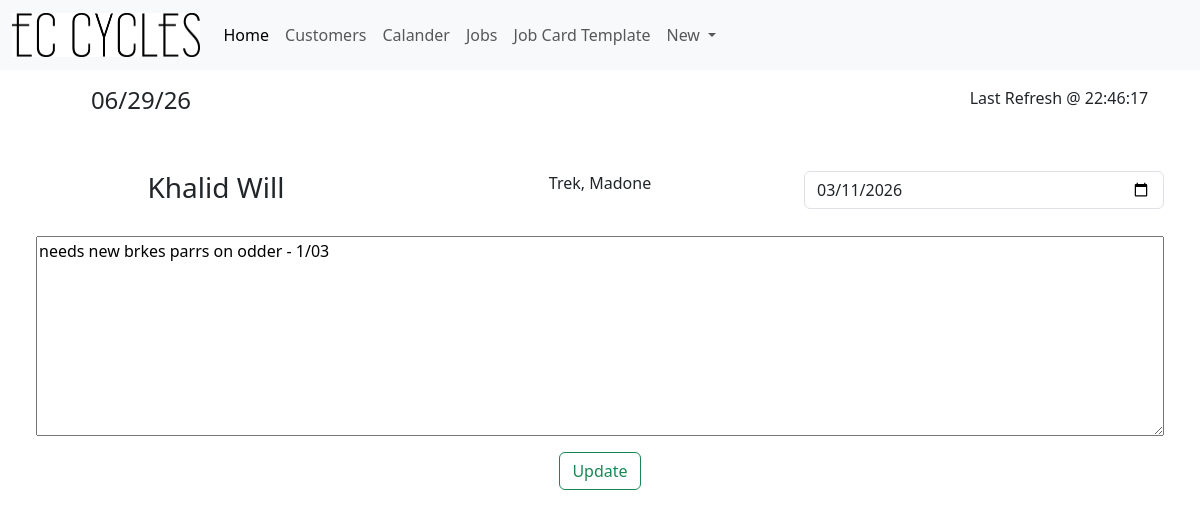
/ViewJobCard/10, run on the app's committed database.
### tables this page shows
CREATE TABLE "Jobs" (
	"JobID"	INTEGER NOT NULL UNIQUE,
	"Cust_ID"	INTEGER NOT NULL,
	"BikeBrand"	TEXT,
	"BikeModel"	TEXT,
	"JobDetails"	TEXT,
	"DueDate"	DATE ,
	PRIMARY KEY("JobID" AUTOINCREMENT)
);

CREATE TABLE "Customers" (
	"Cust_ID"	INTEGER NOT NULL UNIQUE,
	"CustFName"	TEXT NOT NULL,
	"CustLName"	TEXT,
	"CustAddress"	TEXT,
	"CustPNumber"	INTEGER,
	"CustEmail"	INTEGER,
	"CustDetails"	TEXT,
	PRIMARY KEY("Cust_ID" AUTOINCREMENT)
);

### app.py (the view, shortened to what this page needs)
@app.route('/ViewJobCard/<int:id>', methods=['GET', 'POST'] )
def ViewJobCard(id):
   time = time_gen()
   conn = get_db_conn()
   sql = "SELECT jobs.* ,Customers.CustFName,Customers.CustLName FROM Jobs INNER JOIN Customers ON Customers.Cust_ID = Jobs.Cust_ID WHERE JobID=?;"
   JobInfo = conn.execute(sql,(id,)).fetchall()
   return render_template('viewjobcard.html', jobInfo=JobInfo, time=time)

### app.py (called while the page is built)
def time_gen():
    time_dict = {"":""}
    day_info = datetime.datetime.now()
    date = day_info.strftime("%x")
    time = day_info.strftime("%X")
    time_dict["Date"] = date
    time_dict["Time"] = time
    return time_dict

def get_db_conn():
    conn = sqlite3.connect('JobCards.db')
    conn.row_factory = sqlite3.Row
    return conn

### Templates/viewjobcard.html (shortened to what this page needs)
{% extends 'base.html' %}
{% block content %}
<div class="p-5">
   <form method="post">
    <div class="row mb-4 text-center">
      {% for jobInfo in jobInfo %}
        <div class="col-4 themed-grid-col">
            <h3>{{ jobInfo.CustFName }} {{ jobInfo.CustLName }}</h3>
        </div>
        <div class="col-4 themed-grid-col">
            <p>{{ jobInfo.BikeBrand }}, {{ jobInfo.BikeModel }}</p>
        </div>
        <div class="col-4 themed-grid-col">
            <input class="form-control" type="date" value="{{ jobInfo.DueDate }}" name="DueDate" aria-label="Due Date"/>
        </div>
      {% endfor %}
    </div>
  <div class="card-body">
      {% for jobInfo in jobInfo %}
      <textarea name="JobDetails" style="height: 200px;" class="col-12">{{ jobInfo.JobDetails }}</textarea>
      {% endfor %}
  </div>
  <button class="btn btn-outline-success m-3" type="submit">Update</button>
</form>
</div>
{% endblock %}

### data on the page
Jobs: CustFName "Khalid", CustLName "Will", BikeBrand "Trek", BikeModel "Madone", DueDate "03/11/2026", JobDetails "needs new brkes parrs on odder - 1/03"

### other printed values
{{ time["Date"] }} "06/29/26"
{{ time["Time"] }} "22:46:17"
